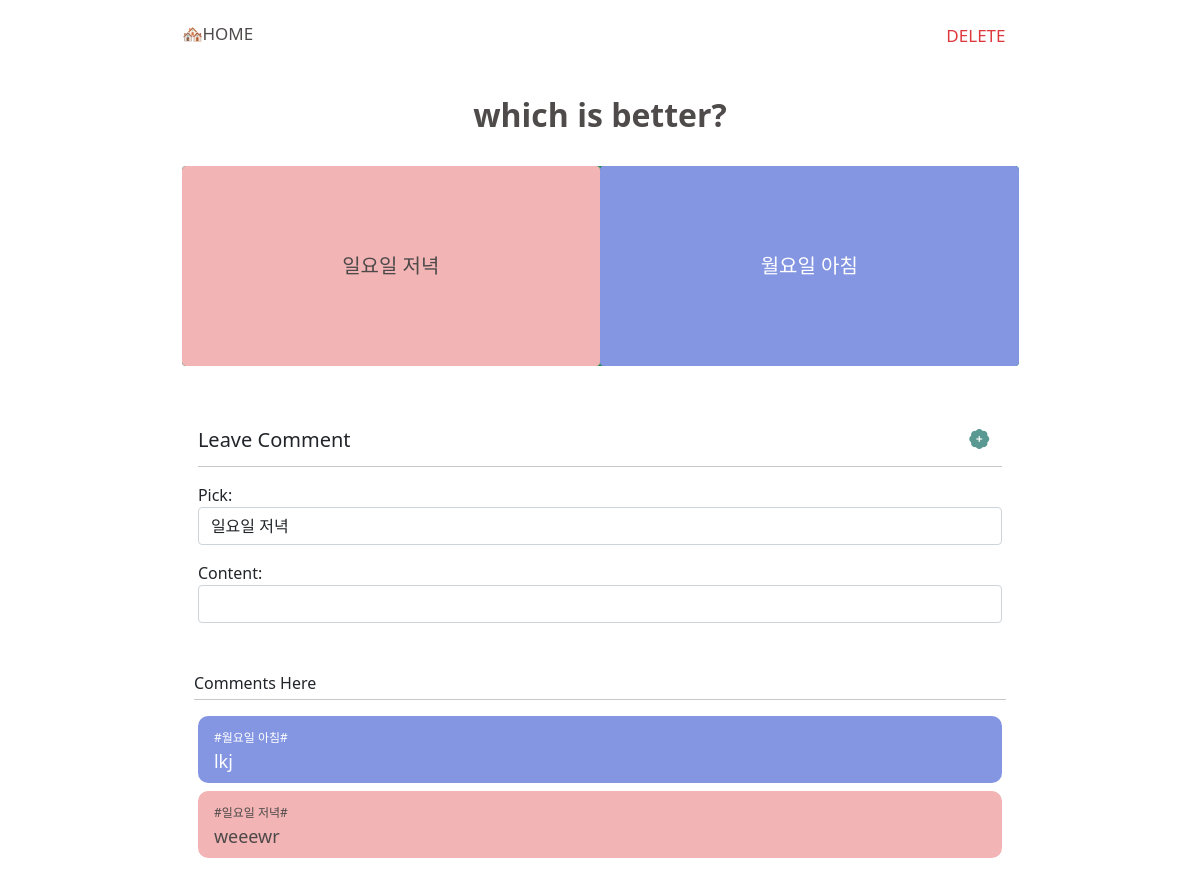
Page /either/1/detail on the committed database.
### votes/models.py (models this page shows)
class Vote(models.Model):
    subject = models.CharField(max_length=150)
    choice_one = models.CharField(max_length=300)
    choice_two = models.CharField(max_length=300)
    vote_one = models.IntegerField(default=0)
    vote_two = models.IntegerField(default=0)
    created_at = models.DateTimeField(auto_now_add=True)

class Comment(models.Model):
    vote = models.ForeignKey(
        Vote,
        on_delete= models.CASCADE,
    )
    choice = models.CharField(max_length=300)
    content = models.TextField()
    created_at = models.DateTimeField(auto_now_add=True)

### votes/views.py (the view)
# urls.py: path('<int:pk>/detail', views.detail, name='detail'),
def detail(request, pk):
    options =  [(Vote.objects.filter(pk=pk).values_list('choice_one')[0][0],Vote.objects.filter(pk=pk).values_list('choice_one')[0][0]),
         (Vote.objects.filter(pk=pk).values_list('choice_two')[0][0], Vote.objects.filter(pk=pk).values_list('choice_two')[0][0])]
    vote = Vote.objects.get(pk=pk)
    form = CommentForm()
    form.fields['choice'].widget.choices = options
    comments = vote.comment_set.all()
    context = {
        'vote':vote,
        'form':form,
        'comments':comments,
    }
    return render(request, 'votes/detail.html', context)

### votes/forms.py
class CommentForm(forms.ModelForm):
    choice = forms.CharField(
        label='Pick',
        widget = forms.Select(
            choices =[] ,
            attrs={
                'class':'form-control'
            }
        )
    )
    content = forms.CharField(
        widget = forms.TextInput(
            attrs={
                'class':'form-control'
            }
            )
    )
    class Meta:
        model = Comment
        fields = ('choice', 'content')

### votes/templates/votes/detail.html (shortened to what this page needs)
{% extends 'base.html' %}
{% load static %}
{% block content %}
<div class="w-75 mx-auto mt-3 mb-5">
  <div class="d-flex justify-content-between align-items-baseline">
    <a href="{% url 'votes:index' %}" style="text-decoration:none; font-size:17px; color:#4F4B4B;">🏘HOME</a>
    <form action="{% url 'votes:delete' vote.pk %}" method="POST">
      <button class="btn minus" style="color:#DE3A3E; font-size:17px; font-weight:500;">DELETE</button>
    </form>
  </div>
  <br>
  <div class="mt-3 mb-4 d-flex flex-column justify-content-center align-items-center w-100">
    <h2 style="font-weight:600; color:#4F4B4B;">{{ vote.subject }}</h2>
    <div class="progress w-100 mt-4 mb-1" style="height:200px !important;">
      <div class="progress-bar progress-bar-striped bg-success" role="progressbar" style="width:50%; height:100% !important;">
        <form action="{% url 'votes:detail_result' vote.pk %}" method="POST" style="width:100%; height:100% !important;">
          <button class="btn left" style="width:100%; height:100%; background-color: #F2B4B5; font-weight:500; font-size:20px; color:#4D4949;" name="choice" value="{{vote.choice_one}}">{{ vote.choice_one }}</button>
        </form>
      </div>
      <div class="progress-bar progress-bar-striped bg-success" role="progressbar" style="width:50%; height:100% !important;">
        <form action="{% url 'votes:detail_result' vote.pk %}" method="POST" style="width:100%; height:100% !important;">
          <button class="btn right text-white" style="width:100%; height:100%; background-color: #8496E2; font-weight:500; font-size:20px;"  name="choice" value="{{vote.choice_two}}">{{ vote.choice_two }}</button>
        </form>
      </div>
    </div>
  </div>
  <div class="mx-auto mb-5 mt-5" style="width:98%;">
    <form class="mx-2" action="{% url 'votes:create_comment' vote.pk %}" method="POST">
      <div class="d-flex justify-content-between align-items-baseline mx-auto">
        <h5>Leave Comment</h5>
        <button class="btn" style="color:#5A9892; font-size:20px;"><i class="bi bi-patch-plus-fill"></i></button>
      </div>
      <hr class="mt-1 mb-3 mx-auto" style="border: 3px;">
      {{form.as_p}}
    </form>
  </div>
  <div class="mx-auto", style="width:98%">
    <p class="mb-0 mx-1">Comments Here</p>
    <hr class="mt-1 mb-3 mx-auto" style="border: 2px; width:99%;">
    {% for comment in comments %}
    {% if comment.choice == vote.choice_one %}
      <div class="mx-2 my-2 d-flex align-items-center" style="background-color: #F2B4B5; border-radius:10px; overflow:hidden; height:auto;">
        <div class="mx-3 my-2">
          <small style="color:#4D4949; font-size:12px !important;">#{{ comment.choice }}#</small>
          <p style="font-size:18px; font-weight:500; color:#4D4949; margin:0;">{{ comment.content}}</p>
        </div>
      </div>
    {% else %}
      <div class="mx-2 my-2 d-flex align-items-center" style="background-color: #8496E2; border-radius:10px; overflow:hidden; height:auto;">
        <div class="mx-3 my-2">
          <small style="color:white; font-size:12px !important;">#{{ comment.choice }}#</small>
          <p style="font-size:18px; font-weight:500; color:white; margin:0;">{{ comment.content}}</p>
        </div>
    </div>
    {% endif %}
    {% endfor %}
  </div>
</div>
<br>
<br>
{% endblock content %}

### rows in the picture
Vote: subject "which is better?", choice_one "일요일 저녁", choice_two "월요일 아침"
Comment: choice "월요일 아침", content "lkj"
Comment: choice "일요일 저녁", content "weeewr"
